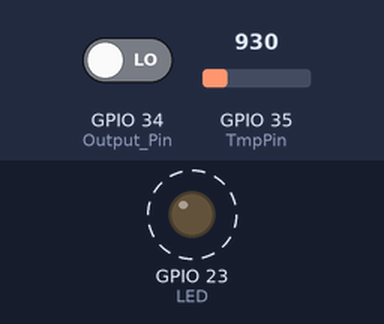
Bench run of a sketch on a simulated ESP32. Shown: output pins drawn as LEDs (lit = HIGH). Dashed ring = blinking. Inputs (shaded band) come from the test bench; at power-on: GPIO 34 (Output_Pin) LOW, GPIO 35 (TmpPin) = 930. What the sketch prints to the serial monitor is not drawn.

Above: at 0.5 s.
Timing chart, 0 to 4.6 s (numbered marks = the images above):
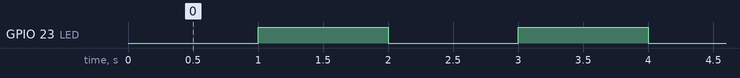

Measured:
- by itself, GPIO 23 (LED): alternates HIGH for 1.0 s and LOW for 1.0 s

The sketch:

FlowTempLED_Test.ino
```cpp
const int Output_Pin = 34;
const int LED = 23;
const int TmpPin = 35;

int Vout; //Output voltage from TMP36
float TMP36C; //Desired Temp in C
float TMP36F; //Desired Temp in F

volatile int  Pulse_Count;
unsigned int  Liter_per_min;
unsigned int  Gal_per_min;
unsigned int  flowRate;
unsigned long Current_Time, Loop_Time;

void Detect_Rising_Edge(){
   Pulse_Count++;
}

void setup(){
   Serial.begin(115200);
   pinMode(Output_Pin, INPUT);
   attachInterrupt(Output_Pin, Detect_Rising_Edge, RISING);
   pinMode(LED,OUTPUT);
   Current_Time = millis();
   Loop_Time = Current_Time;
}

void loop(){
  Current_Time = millis();
  if(Current_Time >= (Loop_Time + 1000)){
    Serial.println(digitalRead(LED));
    digitalWrite(LED, !digitalRead(LED));

    Loop_Time = Current_Time;
    Liter_per_min = (Pulse_Count / 5.5);
    Gal_per_min = (Liter_per_min / 3.785);
    flowRate = Gal_per_min;
    Pulse_Count = 0;
    Serial.print(flowRate, DEC);
    Serial.println(" Gal/min");

    Vout = analogRead(TmpPin);
    Serial.print("Vout: ");
    Serial.println(Vout);
    TMP36C = (Vout*0.083105)-50.3125;
    TMP36F = ((TMP36C*9)/5)+32;
    Serial.print("TMP36: ");
    Serial.print(TMP36F);
    Serial.println(" F");
  }

}
```
